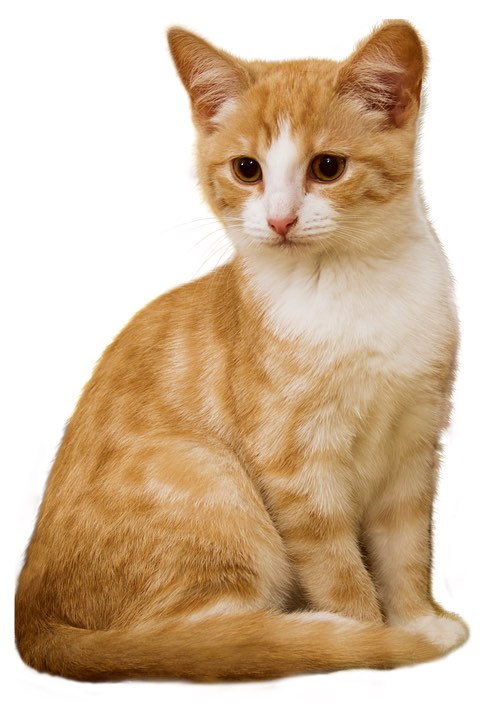
//> input picture 第一部分-快速上手OpenCV/chapter01-邂逅OpenCV/cat.jpg, 498 x 720 px
$ ./DFTSpectrum   (built with g++ and OpenCV 4)
//> lines starting //> are read from the running program, lines starting //| are printed output that depends on the picture
#include <iostream>
#include <vector>
#include <opencv2/opencv.hpp>
#include <opencv2/highgui/highgui.hpp>
#include <opencv2/imgproc/imgproc.hpp>

using namespace std;
using namespace cv;

int main(int argc, char** argv) {

    // [1] 以灰度模式读取原始图像并显示
    Mat srcImage = imread("cat.jpg", 0);
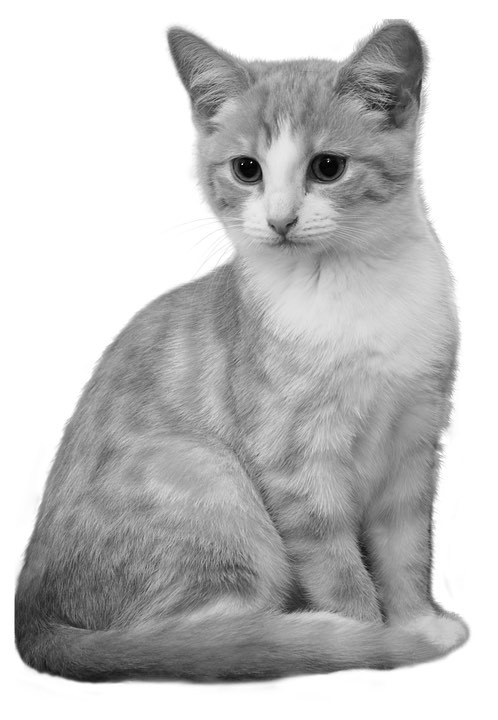
//> srcImage: 720 rows x 498 cols, CV_8UC1; min 0, max 255, mean 193.4
    if (!srcImage.data) {
        cout << "读取图片有误, 请确定目录下是否有imread函数指定图片存在~!" << endl;
        return -1;
    }
    imshow("原始图片", srcImage);

    // [2] 将输入图像延扩到最佳的尺寸, 边界用0补充
    int m = getOptimalDFTSize(srcImage.rows);
//> m = 720
    int n = getOptimalDFTSize(srcImage.cols);
//> n = 500
    // 将添加的像素初始化为0
    Mat padded;
    copyMakeBorder(srcImage, padded, 0, m-srcImage.rows, 0, n-srcImage.cols,
            BORDER_CONSTANT, Scalar::all(0));

    // [3] 为傅里叶变换的结果(实部和虚部)分配存储空间
    // 将planes数组组合合并成一个多通道的数组complexI
    Mat planes[] = {Mat_<float>(padded), Mat::zeros(padded.size(), CV_32F)};
//> planes[1]: 720 rows x 500 cols, CV_32FC1; every value is 0
    Mat complexI;
    merge(planes, 2, complexI);

    // [4] 进行就地离散傅里叶变换
    dft(complexI, complexI);

    // [5] 将复数转换为幅值, 即=>log(1+sqrt(Re(DFT(I))^2 + im(DFT(I))^2))
    split(complexI, planes); // 将多通道数组complexI分离成几个单通道数组, planes[0]=Re(DFT(I)), planes[1]=Im(DFT(I))
    magnitude(planes[0], planes[1], planes[0]); // planes[0] = magnitude
    Mat magnitudeImage = planes[0];

    // [6] 进行对数尺度(logarithmic scale)缩放
    magnitudeImage += Scalar::all(1);
    log(magnitudeImage, magnitudeImage); // 求自然对数

    // [7] 剪切和重分布幅度图象限
    // 若有奇数行或奇数列, 进行频谱裁剪
    magnitudeImage = magnitudeImage(Rect(0, 0, magnitudeImage.cols & -2, magnitudeImage.rows & -2));

    // 重新排列傅里叶图像中的象限, 使得原点位于图像中心
    int cx = magnitudeImage.cols/2;
//> cx = 250
    int cy = magnitudeImage.rows/2;
//> cy = 360
    Mat q0(magnitudeImage, Rect(0, 0, cx, cy)); // ROI区域的左上
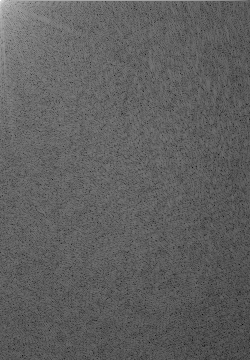
//> q0: 360 rows x 250 cols, CV_32FC1; min 1.97, max 18.05, mean 8.03; drawn with min black and max white
    Mat q1(magnitudeImage, Rect(cx, 0, cx, cy)); // ROI区域的右上
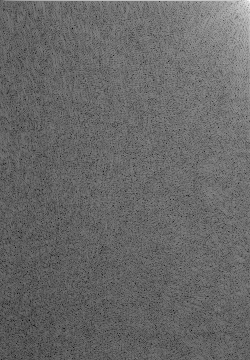
//> q1: 360 rows x 250 cols, CV_32FC1; min 2.44, max 15.56, mean 7.8; drawn with min black and max white
    Mat q2(magnitudeImage, Rect(0, cy, cx, cy)); // ROI区域的左下
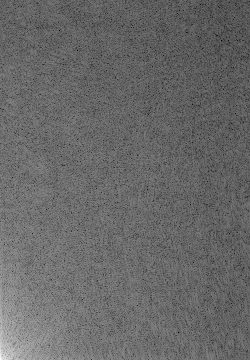
//> q2: 360 rows x 250 cols, CV_32FC1; min 2.44, max 15.49, mean 7.8; drawn with min black and max white
    Mat q3(magnitudeImage, Rect(cx, cy, cx, cy)); // ROI区域的右上
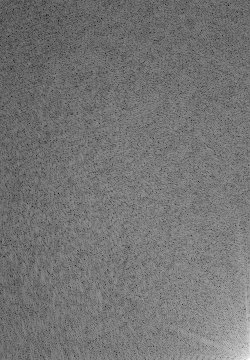
//> q3: 360 rows x 250 cols, CV_32FC1; min 1.97, max 15.13, mean 8.01; drawn with min black and max white
    // 交换象限(左上与右下进行交换)
    Mat tmp;
    q0.copyTo(tmp);
    q3.copyTo(q0);
    tmp.copyTo(q3);
    // 交换象限(右上与左下进行交换)
    q1.copyTo(tmp);
    q2.copyTo(q1);
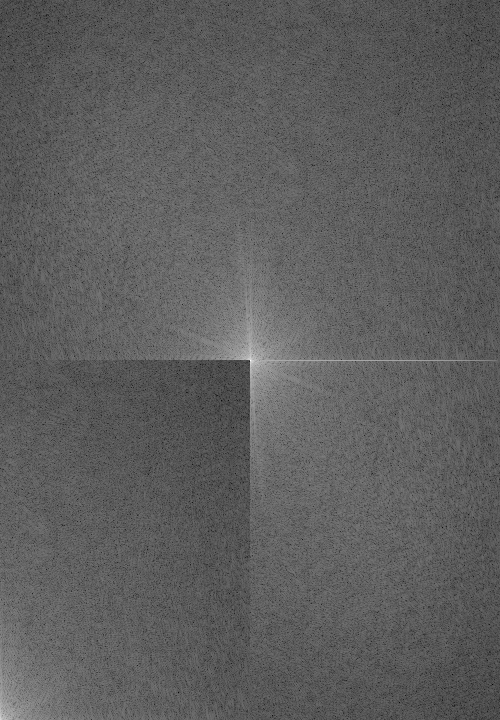
//> magnitudeImage: 720 rows x 500 cols, CV_32FC1; min 1.97, max 18.05, mean 7.91; drawn with min black and max white
    tmp.copyTo(q2);
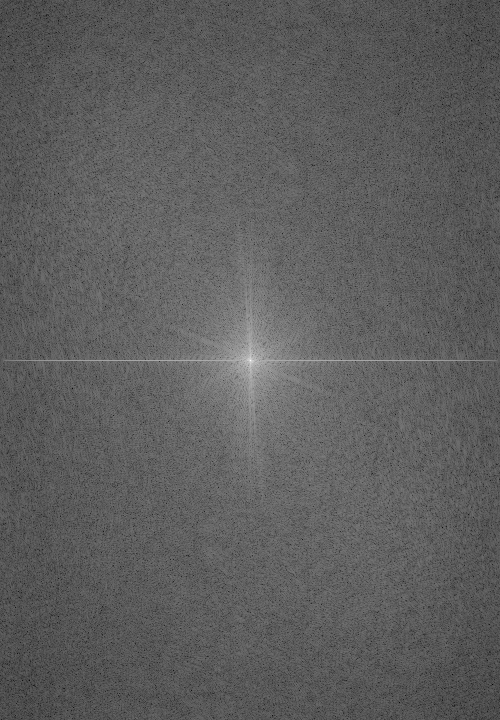
//> magnitudeImage: 720 rows x 500 cols, CV_32FC1; min 1.97, max 18.05, mean 7.91; drawn with min black and max white

    // [8]归一化, 用0到1之间的浮点值将矩阵变换为可视的图像格式
    normalize(magnitudeImage, magnitudeImage, 0, 1, NORM_MINMAX);

    // [9]显示效果图
    imshow("频谱幅值", magnitudeImage);

    waitKey();

    return 0;

}
